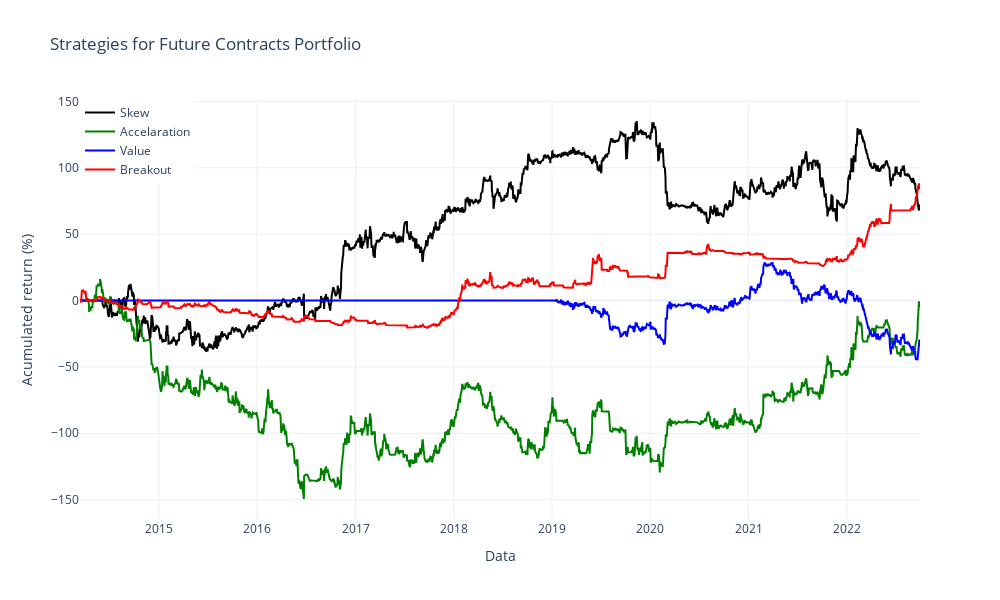

Notebook code for this chart:
### Code cell
# --- Plot retorno acumulado
fig = go.Figure()

fig.add_trace(
    go.Scatter(
        x=port_skew_return.index,
        y=port_skew_return.cumsum()*100,
        name="Skew",
        line=dict(color="black"),
    )
)

fig.add_trace(
    go.Scatter(
        x=port_accel_return.index,
        y=port_accel_return.cumsum()*100,
        name="Accelaration",
        line=dict(color="green"),
    )
)

fig.add_trace(
    go.Scatter(
        x=port_value_return.index,
        y=port_value_return.cumsum()*100,
        name="Value",
        line=dict(color="blue"),
    )
)


fig.add_trace(
    go.Scatter(
        x=port_breakout_return.index,
        y=port_breakout_return.cumsum()*100,
        name="Breakout",
        line=dict(color="Red"),
    )
)




fig.update_layout(
    title="Strategies for Future Contracts Portfolio",
    xaxis_title="Data",
    yaxis_title="Acumulated return (%)",
    template="plotly_white",
    showlegend=True,
    legend=dict(
        yanchor="bottom",
        y=0.8,
        xanchor="left",
        x=0.0),
    height=600,
    width=1000,
)

fig.show()

# --- Exibir estatísticas
print("Estatísticas de Desempenho")
print("Estatísticas Portfolio Skew Frequência Anual")
print(calculate_stats(port_skew_return, freq=YEAR))
print("================================")
print("Estatísticas Portfolio Acceleration Frequência Anual")
print(calculate_stats(port_accel_return, freq=YEAR))
print("================================")
print("Estatísticas Portfolio Value Frequência Anual")
print(calculate_stats(port_value_return, freq=YEAR))
print("================================")
print("Estatísticas Portfolio Breakout trend Frequência Anual")
print(calculate_stats(port_breakout_return, freq=YEAR))
print("================================")

### Figure 1 — Plotly figure (JSON) as saved in the notebook; plotly's stock layout.template omitted (floating-point values rounded to 4 significant figures; data arrays with more than 128 entries replaced by an {"elided": "..."} marker saying what was removed)
{"data": [{"line": {"color": "black"}, "name": "Skew", "type": "scatter", "x": {"elided": "2231 str values"}, "y": {"elided": "2231 float values"}}, {"line": {"color": "green"}, "name": "Accelaration", "type": "scatter", "x": {"elided": "2231 str values"}, "y": {"elided": "2231 float values"}}, {"line": {"color": "blue"}, "name": "Value", "type": "scatter", "x": {"elided": "2231 str values"}, "y": {"elided": "2231 float values"}}, {"line": {"color": "Red"}, "name": "Breakout", "type": "scatter", "x": {"elided": "2231 str values"}, "y": {"elided": "2231 float values"}}], "layout": {"height": 600, "legend": {"x": 0, "xanchor": "left", "y": 0.8, "yanchor": "bottom"}, "showlegend": true, "title": {"text": "Strategies for Future Contracts Portfolio"}, "width": 1000, "xaxis": {"title": {"text": "Data"}}, "yaxis": {"title": {"text": "Acumulated return (%)"}}}}
